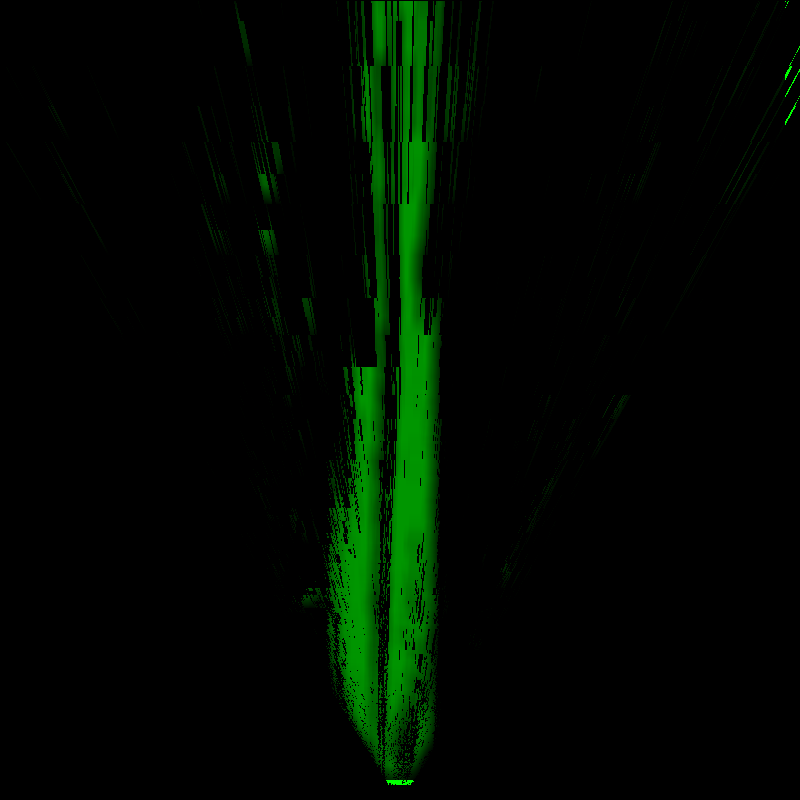
#> input picture processors/lane_extractor/scripts/testimage.png, 800 x 800 px
$ python PolyFinder.py   (Python 2 division)
#> lines starting #> are read from the running program, lines starting #| are printed output that depends on the picture; after the words box and inside, x2 and y2 are one past the last pixel; in counts of white or black regions, pixels touching at a corner belong together
#> further down, image is the input picture: shape (800, 800, 3); mean B, G, R 0, 9.1, 0
import numpy as np
import cv2

class PolyFinder:

    def __init__(self, image):
        self.image = image

    def getPoly(self):

        self.image = self.image[0:][300:]
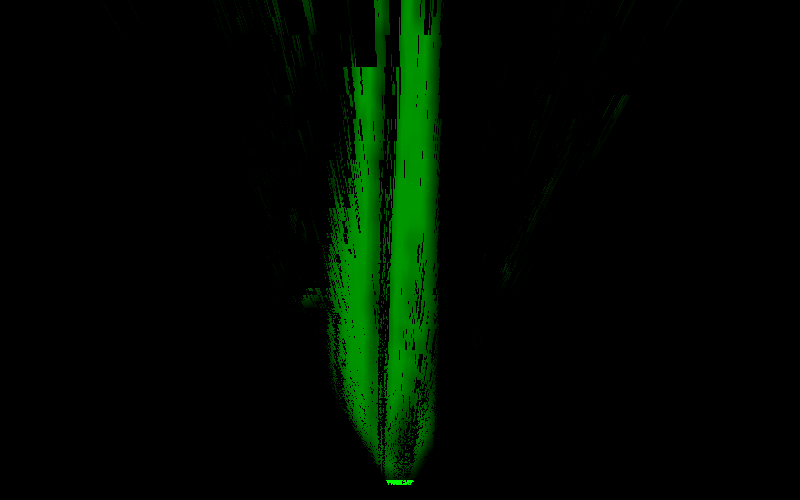
#> self.image: shape (500, 800, 3); mean B, G, R 0, 10.1, 0
        imgray = cv2.cvtColor(self.image, cv2.COLOR_BGR2GRAY)
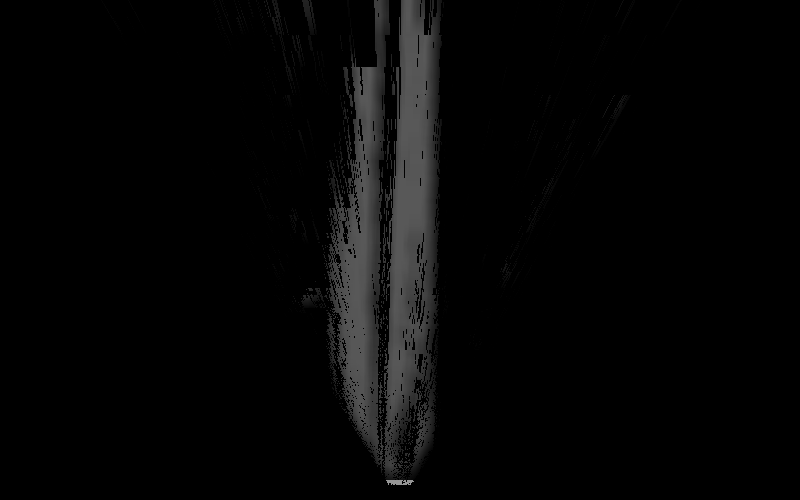
#> imgray: shape (500, 800); min 0, max 150, mean 5.9
        ret,thresh = cv2.threshold(imgray,0,255,0)
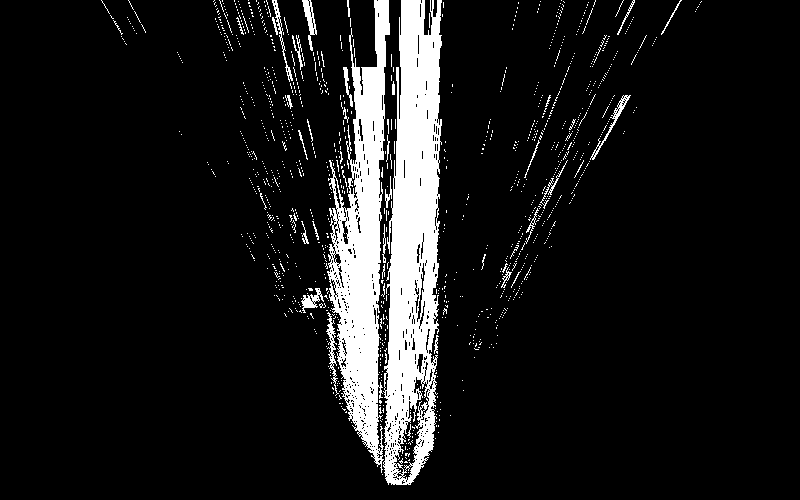
#> thresh: shape (500, 800); 9.8% white; 1261 white regions (1219 under 20 px), largest, box (x1, y1, x2, y2) and area: (383, 0, 442, 485) 19146, (327, 0, 390, 473) 14170, (326, 312, 339, 396) 295

        #cv2.bitwise_not(thresh)
        height = thresh.shape[0]
#> height = 500
        width = thresh.shape[1]
#> width = 800
        tempImage = np.copy(thresh)
        fillPoint = None
        for x in range(height - 1, 0, -1):
            currPixel = thresh[x][width / 2]
            if currPixel.all()  != 0:
                 fillPoint = ((width/ 2), x)
                 print fillPoint
                 break
#> this loop made 16 passes
#> currPixel on passes 1 to 12: 0, 0, 0, 0, 0, 0, 0, 0, 0, 0, 0, 0
        dim = (height + 2, width + 2)
#> dim = (502, 802)
        mask = np.zeros(dim, dtype=np.uint8)

        #Produces nothing if the fill point is used
        #If (0, 0) is used it fills in noise
        cv2.floodFill(thresh, mask, (0, 0), 255)
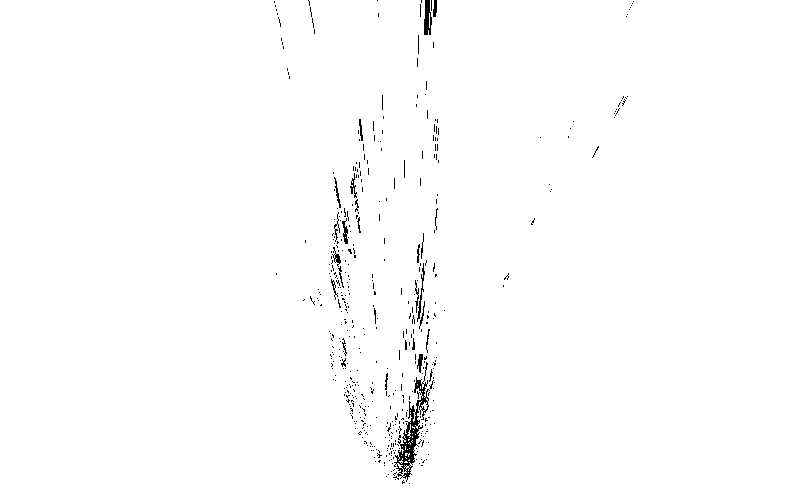
#> thresh: shape (500, 800); 99.1% white; black in thin lines or dots, all inside (x1, y1, x2, y2) = (274, 0, 634, 484)
        cv2.imshow("filledImage", thresh)

        #removes most noise from the thresholded image
        noiseRemoved = cv2.bitwise_xor(thresh, tempImage)
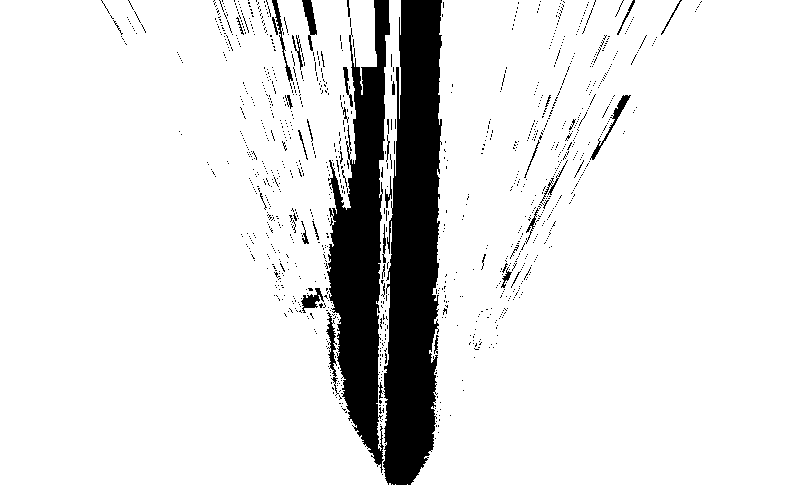
#> noiseRemoved: shape (500, 800); 89.3% white; 1233 black regions (1191 under 20 px), largest, box (x1, y1, x2, y2) and area: (383, 0, 442, 485) 21652, (327, 0, 390, 473) 15266, (302, 0, 317, 51) 325

        #Dilates in order to remove more noise
        cv2.dilate(noiseRemoved, np.ones((4,4), dtype=np.uint8), noiseRemoved, (-1, -1), 1)
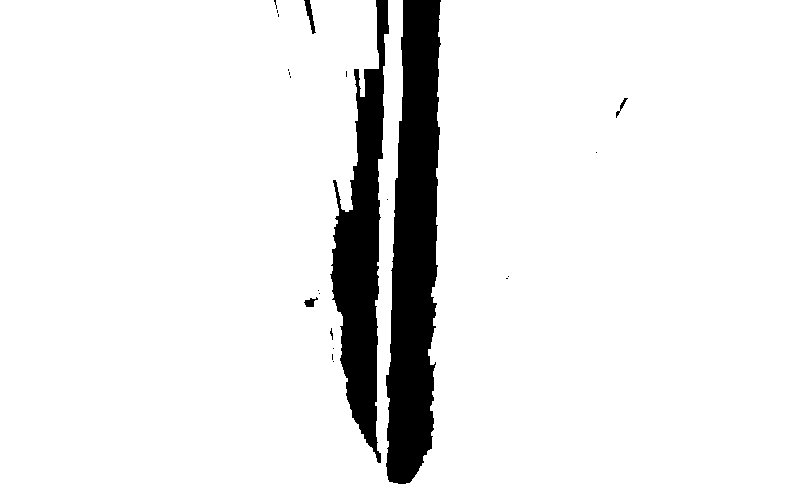
#> noiseRemoved: shape (500, 800); 91.9% white; 22 black regions (17 under 20 px), largest, box (x1, y1, x2, y2) and area: (386, 0, 441, 484) 19445, (330, 0, 389, 463) 12704, (304, 0, 316, 34) 152, (304, 297, 318, 307) 76, (616, 98, 628, 118) 54

        cv2.imshow("f", noiseRemoved)

    def showTest(self):
        self.getPoly()
        #cv2.drawContours(self.image, self.getPoly(), 0, (255, 0, 0), 3)
        #cv2.imshow("Results", self.image)
        cv2.waitKey(0)

if __name__ == "__main__":
    image = cv2.imread("testimage.png")
    p = PolyFinder(image)
    p.showTest()
